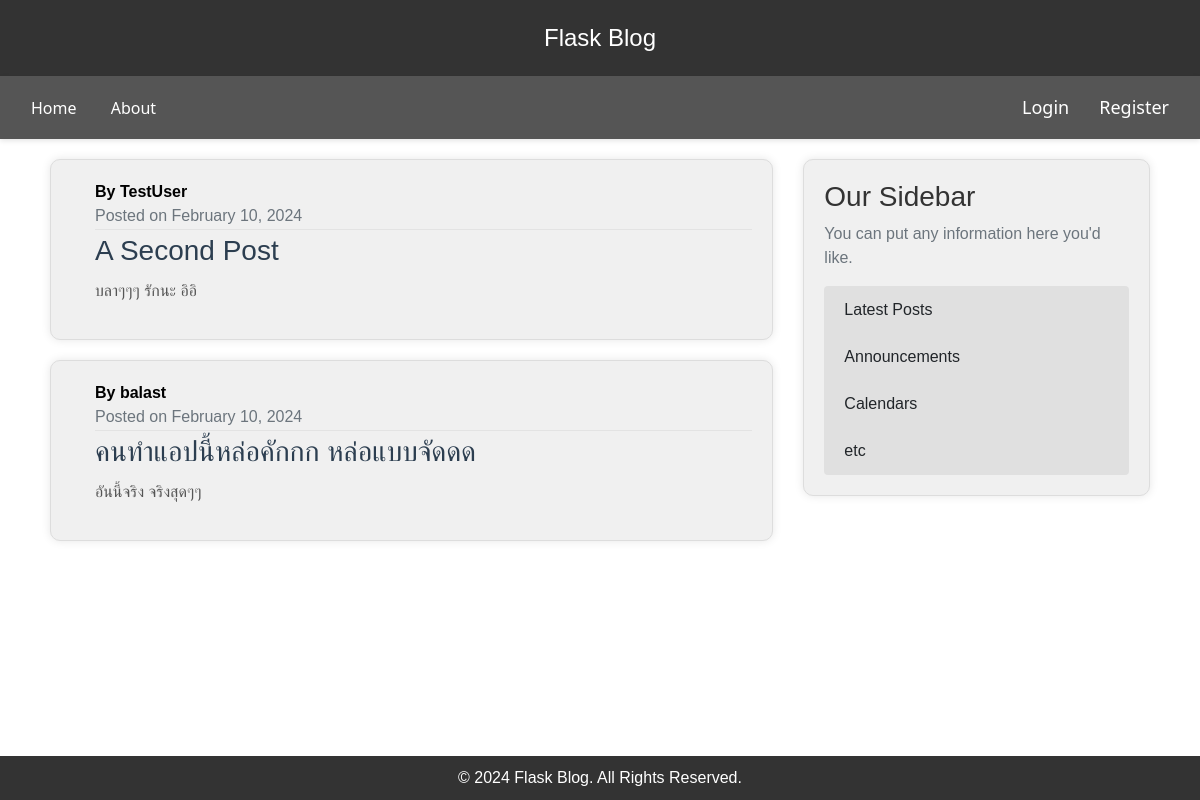
The page /home on the database its author committed.
### flaskblog/model.py (models this page shows, shortened)
class Post(db.Model):
    id = db.Column(db.Integer, primary_key=True)
    title = db.Column(db.String(100), nullable=False)
    date_posted = db.Column(db.DateTime, nullable=False, default=datetime.utcnow())
    content = db.Column(db.Text, nullable=False)
    user_id = db.Column(db.Integer, db.ForeignKey('user.id'), nullable=False)

class User(db.Model, UserMixin):
    id = db.Column(db.Integer, primary_key=True)
    username = db.Column(db.String(20), unique=True, nullable=False)
    email = db.Column(db.String(120), unique=True, nullable=False)
    image_file = db.Column(db.String(20), nullable=False, default='default.jpg')
    password = db.Column(db.String(60), nullable=False)
    posts = db.relationship('Post', backref='author', lazy=True)

### flaskblog/routes.py (the view)
@app.route("/")
@app.route("/home")
def home():
    posts = Post.query.all()
    return render_template('home.html', posts=posts)

### flaskblog/templates/home.html
{% extends "layout.html" %}
{% block content %}
    {% for post in posts %}
    <article class="media content-section">
        <div class="media-body ml-4">
            <div class="article-metadata">
                <span class="mr-2">
                    <strong>By {{ post.author.username }}</strong><br>
                </span>
                <span class="text-muted">
                    Posted on {{ post.date_posted.strftime('%B %d, %Y') }}
                </span>
            </div>
            <a href="{{ url_for('post', post_id=post.id) }}" class="article-link">
                <h2 class="article-title">{{ post.title }}</h2>
            </a>
            <p class="article-content">{{ post.content }}</p>
        </div>
    </article>
    {% endfor %}
{% endblock content %}

### flaskblog/templates/layout.html (shortened to what this page needs)
<!DOCTYPE html>
<html lang="en">
<head>
    <link rel="stylesheet" href="https://cdn.jsdelivr.net/npm/bootstrap@5.3.2/dist/css/bootstrap.min.css">
    <link rel="stylesheet" type="text/css" href="{{ url_for('static', filename='main.css') }}">
    <link rel="stylesheet" href="https://stackpath.bootstrapcdn.com/bootstrap/4.3.1/css/bootstrap.min.css">
</head>
<body>
    <header>
        <a href="/">Flask Blog</a>
    </header>
    <div class="navbar">
        <nav>
            <a href="{{ url_for('home') }}">Home</a>
            <a href="{{ url_for('about') }}">About</a>
        </nav>
        <div class="right-nav">
            <nav>
                {% if current_user.is_authenticated %}
                    <a href="{{ url_for('new_post') }}">New Post</a>
                    <a href="{{ url_for('account') }}">Account</a>
                    <a href="{{ url_for('logout') }}">Logout</a>
                {% else %}
                    <a href="{{ url_for('login') }}">Login</a>
                    <a href="{{ url_for('register') }}">Register</a>
                {% endif %}
            </nav>
        </div>
    </div>
    <main class="container">
        <div class="row">
            <div class="col-md-8">
                {% block content %}{% endblock %}
            </div>
            <div class="col-md-4">
                <div class="content-section">
                    <h3>Our Sidebar</h3>
                    <p class="text-muted">You can put any information here you'd like.</p>
                    <ul class="list-group">
                        <li class="list-group-item">Latest Posts</li>
                        <li class="list-group-item">Announcements</li>
                        <li class="list-group-item">Calendars</li>
                        <li class="list-group-item">etc</li>
                    </ul>
                </div>
            </div>
        </div>
    </main>
    <footer>
        &copy; 2024 Flask Blog. All Rights Reserved.
    </footer>

### flaskblog/static/main.css (style rules this page uses)
body { background: #fafafa; color: #333333; margin-top: 5rem; }
h1, h2, h3, h4, h5, h6 { color: #444444; }
.content-section { background: #ffffff; padding: 10px 20px; border: 1px solid #dddddd; border-radius: 3px; margin-bottom: 20px; }
.article-title { color: #444444; }
.article-content { white-space: pre-line; }
.article-metadata { padding-bottom: 1px; margin-bottom: 4px; border-bottom: 1px solid #e3e3e3 }
body { display: flex; flex-direction: column; min-height: 100vh; }
main { flex-grow: 1; }
footer { margin-top: auto; }
.navbar { display: flex; justify-content: space-between; align-items: center; background-color: #555555; color: white; padding: 10px 20px; font-family: 'Segoe UI', Tahoma, Geneva, Verdana, sans-serif; box-shadow: 0 2px 5px rgba(0, 0, 0, 0.1); }
.right-nav { margin-left: auto; }
.nav-links a, .right-nav a { text-decoration: none; color: white; font-size: 18px; transition: color 0.3s ease; }
.right-nav nav { display: flex; align-items: center; }
.right-nav a { margin-left: 15px; }
.article-link { text-decoration: none; color: #3498db; transition: color 0.3s ease; }
.article-title { font-size: 28px; color: #2c3e50; margin-bottom: 10px; }
.article-content { color: #555; line-height: 1.6; }
body { background-color: #fff; margin: 0; }

### flaskblog/templates/layout.html (style rules this page uses)
body { font-family: 'Arial', sans-serif; background-color: #ffffff; color: #000000; margin: 0; padding: 0; }
header { background-color: #333333; color: #ffffff; text-align: center; padding: 20px 0; }
header a { color: #ffffff; text-decoration: none; font-size: 1.5rem; }
nav { background-color: #555555; padding: 10px 0; }
nav a { color: #ffffff; margin: 0 15px; text-decoration: none; transition: color 0.3s ease; }
main.container { padding: 20px; }
.content-section { background-color: #f0f0f0; padding: 20px; margin-bottom: 20px; border-radius: 10px; box-shadow: 0 0 10px rgba(0, 0, 0, 0.1); transition: transform 0.3s ease; }
.content-section h3 { color: #333333; }
.content-section p.text-muted { color: #6c757d; }
.list-group-item { background-color: #e0e0e0; border: none; }
footer { background-color: #333333; color: #ffffff; text-align: center; padding: 10px 0; }
body { display: flex; flex-direction: column; min-height: 100vh; }
main { flex-grow: 1; }
footer { margin-top: auto; }

### rows shown on the page
Post: author.username "TestUser", date_posted "February 10, 2024", title "A Second Post", content "บลาๆๆๆ รักนะ อิอิ"
Post: author.username "balast", date_posted "February 10, 2024", title "คนทำแอปนี้หล่อคักกก หล่อแบบจัดดด", content "อันนี้จริง จริงสุดๆๆ"
